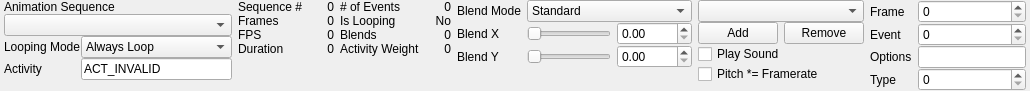
<?xml version="1.0" encoding="UTF-8"?>
<ui version="4.0">
 <class>ui::assets::studiomodel::StudioModelSequencesPanel</class>
 <widget class="QWidget" name="ui::assets::studiomodel::StudioModelSequencesPanel">
  <property name="geometry">
   <rect>
    <x>0</x>
    <y>0</y>
    <width>925</width>
    <height>80</height>
   </rect>
  </property>
  <property name="windowTitle">
   <string>Form</string>
  </property>
  <layout class="QHBoxLayout" name="horizontalLayout">
   <property name="spacing">
    <number>6</number>
   </property>
   <property name="sizeConstraint">
    <enum>QLayout::SetFixedSize</enum>
   </property>
   <property name="leftMargin">
    <number>4</number>
   </property>
   <property name="topMargin">
    <number>0</number>
   </property>
   <property name="rightMargin">
    <number>4</number>
   </property>
   <property name="bottomMargin">
    <number>0</number>
   </property>
   <item>
    <widget class="QWidget" name="widget" native="true">
     <layout class="QGridLayout" name="gridLayout_2">
      <property name="leftMargin">
       <number>0</number>
      </property>
      <property name="topMargin">
       <number>0</number>
      </property>
      <property name="rightMargin">
       <number>0</number>
      </property>
      <property name="bottomMargin">
       <number>0</number>
      </property>
      <property name="spacing">
       <number>0</number>
      </property>
      <item row="0" column="0" colspan="2">
       <widget class="QLabel" name="label">
        <property name="text">
         <string>Animation Sequence</string>
        </property>
       </widget>
      </item>
      <item row="4" column="0" colspan="2">
       <spacer name="verticalSpacer_2">
        <property name="orientation">
         <enum>Qt::Vertical</enum>
        </property>
        <property name="sizeHint" stdset="0">
         <size>
          <width>20</width>
          <height>0</height>
         </size>
        </property>
       </spacer>
      </item>
      <item row="1" column="0" colspan="2">
       <widget class="QComboBox" name="SequenceComboBox">
        <property name="sizePolicy">
         <sizepolicy hsizetype="Preferred" vsizetype="Fixed">
          <horstretch>0</horstretch>
          <verstretch>0</verstretch>
         </sizepolicy>
        </property>
        <property name="minimumSize">
         <size>
          <width>0</width>
          <height>0</height>
         </size>
        </property>
        <property name="maximumSize">
         <size>
          <width>16777215</width>
          <height>16777215</height>
         </size>
        </property>
       </widget>
      </item>
      <item row="2" column="0">
       <widget class="QLabel" name="label_2">
        <property name="sizePolicy">
         <sizepolicy hsizetype="Fixed" vsizetype="Preferred">
          <horstretch>0</horstretch>
          <verstretch>0</verstretch>
         </sizepolicy>
        </property>
        <property name="text">
         <string>Looping Mode</string>
        </property>
       </widget>
      </item>
      <item row="2" column="1">
       <widget class="QComboBox" name="LoopingModeComboBox">
        <item>
         <property name="text">
          <string>Always Loop</string>
         </property>
        </item>
        <item>
         <property name="text">
          <string>Never Loop</string>
         </property>
        </item>
        <item>
         <property name="text">
          <string>Use Sequence Setting</string>
         </property>
        </item>
       </widget>
      </item>
      <item row="3" column="0">
       <widget class="QLabel" name="label_12">
        <property name="sizePolicy">
         <sizepolicy hsizetype="Fixed" vsizetype="Preferred">
          <horstretch>0</horstretch>
          <verstretch>0</verstretch>
         </sizepolicy>
        </property>
        <property name="text">
         <string>Activity</string>
        </property>
       </widget>
      </item>
      <item row="3" column="1">
       <widget class="QLineEdit" name="ActivityName">
        <property name="sizePolicy">
         <sizepolicy hsizetype="Preferred" vsizetype="Fixed">
          <horstretch>0</horstretch>
          <verstretch>0</verstretch>
         </sizepolicy>
        </property>
        <property name="minimumSize">
         <size>
          <width>0</width>
          <height>0</height>
         </size>
        </property>
        <property name="text">
         <string>ACT_INVALID</string>
        </property>
        <property name="readOnly">
         <bool>true</bool>
        </property>
       </widget>
      </item>
     </layout>
    </widget>
   </item>
   <item>
    <layout class="QGridLayout" name="gridLayout">
     <property name="leftMargin">
      <number>0</number>
     </property>
     <property name="verticalSpacing">
      <number>0</number>
     </property>
     <item row="2" column="1">
      <widget class="QLabel" name="FPSLabel">
       <property name="minimumSize">
        <size>
         <width>25</width>
         <height>0</height>
        </size>
       </property>
       <property name="text">
        <string>0</string>
       </property>
       <property name="alignment">
        <set>Qt::AlignRight|Qt::AlignTrailing|Qt::AlignVCenter</set>
       </property>
      </widget>
     </item>
     <item row="1" column="0">
      <widget class="QLabel" name="label_6">
       <property name="sizePolicy">
        <sizepolicy hsizetype="Fixed" vsizetype="Preferred">
         <horstretch>0</horstretch>
         <verstretch>0</verstretch>
        </sizepolicy>
       </property>
       <property name="text">
        <string>Frames</string>
       </property>
      </widget>
     </item>
     <item row="0" column="1">
      <widget class="QLabel" name="SequenceLabel">
       <property name="minimumSize">
        <size>
         <width>25</width>
         <height>0</height>
        </size>
       </property>
       <property name="text">
        <string>0</string>
       </property>
       <property name="alignment">
        <set>Qt::AlignRight|Qt::AlignTrailing|Qt::AlignVCenter</set>
       </property>
      </widget>
     </item>
     <item row="0" column="0">
      <widget class="QLabel" name="label_5">
       <property name="sizePolicy">
        <sizepolicy hsizetype="Fixed" vsizetype="Preferred">
         <horstretch>0</horstretch>
         <verstretch>0</verstretch>
        </sizepolicy>
       </property>
       <property name="text">
        <string>Sequence #</string>
       </property>
      </widget>
     </item>
     <item row="1" column="1">
      <widget class="QLabel" name="FrameCountLabel">
       <property name="minimumSize">
        <size>
         <width>25</width>
         <height>0</height>
        </size>
       </property>
       <property name="text">
        <string>0</string>
       </property>
       <property name="alignment">
        <set>Qt::AlignRight|Qt::AlignTrailing|Qt::AlignVCenter</set>
       </property>
      </widget>
     </item>
     <item row="2" column="0">
      <widget class="QLabel" name="label_7">
       <property name="sizePolicy">
        <sizepolicy hsizetype="Fixed" vsizetype="Preferred">
         <horstretch>0</horstretch>
         <verstretch>0</verstretch>
        </sizepolicy>
       </property>
       <property name="text">
        <string>FPS</string>
       </property>
      </widget>
     </item>
     <item row="4" column="0" colspan="2">
      <spacer name="verticalSpacer">
       <property name="orientation">
        <enum>Qt::Vertical</enum>
       </property>
       <property name="sizeHint" stdset="0">
        <size>
         <width>20</width>
         <height>0</height>
        </size>
       </property>
      </spacer>
     </item>
     <item row="3" column="0">
      <widget class="QLabel" name="label_8">
       <property name="sizePolicy">
        <sizepolicy hsizetype="Fixed" vsizetype="Preferred">
         <horstretch>0</horstretch>
         <verstretch>0</verstretch>
        </sizepolicy>
       </property>
       <property name="text">
        <string>Duration</string>
       </property>
      </widget>
     </item>
     <item row="3" column="1">
      <widget class="QLabel" name="DurationLabel">
       <property name="minimumSize">
        <size>
         <width>25</width>
         <height>0</height>
        </size>
       </property>
       <property name="text">
        <string>0</string>
       </property>
       <property name="alignment">
        <set>Qt::AlignRight|Qt::AlignTrailing|Qt::AlignVCenter</set>
       </property>
      </widget>
     </item>
    </layout>
   </item>
   <item>
    <layout class="QGridLayout" name="gridLayout_6">
     <property name="leftMargin">
      <number>0</number>
     </property>
     <property name="verticalSpacing">
      <number>0</number>
     </property>
     <item row="0" column="0">
      <widget class="QLabel" name="label_10">
       <property name="sizePolicy">
        <sizepolicy hsizetype="Fixed" vsizetype="Preferred">
         <horstretch>0</horstretch>
         <verstretch>0</verstretch>
        </sizepolicy>
       </property>
       <property name="text">
        <string># of Events</string>
       </property>
      </widget>
     </item>
     <item row="1" column="0">
      <widget class="QLabel" name="label_11">
       <property name="sizePolicy">
        <sizepolicy hsizetype="Fixed" vsizetype="Preferred">
         <horstretch>0</horstretch>
         <verstretch>0</verstretch>
        </sizepolicy>
       </property>
       <property name="text">
        <string>Is Looping</string>
       </property>
      </widget>
     </item>
     <item row="1" column="1">
      <widget class="QLabel" name="IsLoopingLabel">
       <property name="minimumSize">
        <size>
         <width>25</width>
         <height>0</height>
        </size>
       </property>
       <property name="text">
        <string>No</string>
       </property>
       <property name="alignment">
        <set>Qt::AlignRight|Qt::AlignTrailing|Qt::AlignVCenter</set>
       </property>
      </widget>
     </item>
     <item row="0" column="1">
      <widget class="QLabel" name="EventCountLabel">
       <property name="minimumSize">
        <size>
         <width>25</width>
         <height>0</height>
        </size>
       </property>
       <property name="text">
        <string>0</string>
       </property>
       <property name="alignment">
        <set>Qt::AlignRight|Qt::AlignTrailing|Qt::AlignVCenter</set>
       </property>
      </widget>
     </item>
     <item row="2" column="1">
      <widget class="QLabel" name="BlendCountLabel">
       <property name="minimumSize">
        <size>
         <width>25</width>
         <height>0</height>
        </size>
       </property>
       <property name="text">
        <string>0</string>
       </property>
       <property name="alignment">
        <set>Qt::AlignRight|Qt::AlignTrailing|Qt::AlignVCenter</set>
       </property>
      </widget>
     </item>
     <item row="3" column="0">
      <widget class="QLabel" name="label_13">
       <property name="sizePolicy">
        <sizepolicy hsizetype="Fixed" vsizetype="Preferred">
         <horstretch>0</horstretch>
         <verstretch>0</verstretch>
        </sizepolicy>
       </property>
       <property name="text">
        <string>Activity Weight</string>
       </property>
      </widget>
     </item>
     <item row="3" column="1">
      <widget class="QLabel" name="ActivityWeightLabel">
       <property name="minimumSize">
        <size>
         <width>25</width>
         <height>0</height>
        </size>
       </property>
       <property name="text">
        <string>0</string>
       </property>
       <property name="alignment">
        <set>Qt::AlignRight|Qt::AlignTrailing|Qt::AlignVCenter</set>
       </property>
      </widget>
     </item>
     <item row="2" column="0">
      <widget class="QLabel" name="label_9">
       <property name="sizePolicy">
        <sizepolicy hsizetype="Fixed" vsizetype="Preferred">
         <horstretch>0</horstretch>
         <verstretch>0</verstretch>
        </sizepolicy>
       </property>
       <property name="text">
        <string>Blends</string>
       </property>
      </widget>
     </item>
     <item row="4" column="0" colspan="2">
      <spacer name="verticalSpacer_5">
       <property name="orientation">
        <enum>Qt::Vertical</enum>
       </property>
       <property name="sizeHint" stdset="0">
        <size>
         <width>20</width>
         <height>0</height>
        </size>
       </property>
      </spacer>
     </item>
    </layout>
   </item>
   <item>
    <layout class="QGridLayout" name="gridLayout_8">
     <property name="leftMargin">
      <number>0</number>
     </property>
     <property name="verticalSpacing">
      <number>0</number>
     </property>
     <item row="0" column="0">
      <widget class="QLabel" name="label_16">
       <property name="sizePolicy">
        <sizepolicy hsizetype="Fixed" vsizetype="Preferred">
         <horstretch>0</horstretch>
         <verstretch>0</verstretch>
        </sizepolicy>
       </property>
       <property name="text">
        <string>Blend Mode</string>
       </property>
      </widget>
     </item>
     <item row="2" column="2">
      <widget class="QDoubleSpinBox" name="BlendYSpinner">
       <property name="sizePolicy">
        <sizepolicy hsizetype="Fixed" vsizetype="Fixed">
         <horstretch>0</horstretch>
         <verstretch>0</verstretch>
        </sizepolicy>
       </property>
       <property name="minimumSize">
        <size>
         <width>75</width>
         <height>0</height>
        </size>
       </property>
       <property name="maximumSize">
        <size>
         <width>75</width>
         <height>16777215</height>
        </size>
       </property>
      </widget>
     </item>
     <item row="3" column="0">
      <spacer name="verticalSpacer_7">
       <property name="orientation">
        <enum>Qt::Vertical</enum>
       </property>
       <property name="sizeHint" stdset="0">
        <size>
         <width>20</width>
         <height>0</height>
        </size>
       </property>
      </spacer>
     </item>
     <item row="1" column="2">
      <widget class="QDoubleSpinBox" name="BlendXSpinner">
       <property name="sizePolicy">
        <sizepolicy hsizetype="Fixed" vsizetype="Fixed">
         <horstretch>0</horstretch>
         <verstretch>0</verstretch>
        </sizepolicy>
       </property>
       <property name="minimumSize">
        <size>
         <width>75</width>
         <height>0</height>
        </size>
       </property>
       <property name="maximumSize">
        <size>
         <width>75</width>
         <height>16777215</height>
        </size>
       </property>
      </widget>
     </item>
     <item row="1" column="1">
      <widget class="QSlider" name="BlendXSlider">
       <property name="sizePolicy">
        <sizepolicy hsizetype="Preferred" vsizetype="Fixed">
         <horstretch>0</horstretch>
         <verstretch>0</verstretch>
        </sizepolicy>
       </property>
       <property name="minimumSize">
        <size>
         <width>50</width>
         <height>0</height>
        </size>
       </property>
       <property name="maximumSize">
        <size>
         <width>16777215</width>
         <height>16777215</height>
        </size>
       </property>
       <property name="orientation">
        <enum>Qt::Horizontal</enum>
       </property>
      </widget>
     </item>
     <item row="2" column="0">
      <widget class="QLabel" name="label_4">
       <property name="sizePolicy">
        <sizepolicy hsizetype="Fixed" vsizetype="Preferred">
         <horstretch>0</horstretch>
         <verstretch>0</verstretch>
        </sizepolicy>
       </property>
       <property name="text">
        <string>Blend Y</string>
       </property>
      </widget>
     </item>
     <item row="1" column="0">
      <widget class="QLabel" name="label_3">
       <property name="sizePolicy">
        <sizepolicy hsizetype="Fixed" vsizetype="Preferred">
         <horstretch>0</horstretch>
         <verstretch>0</verstretch>
        </sizepolicy>
       </property>
       <property name="text">
        <string>Blend X</string>
       </property>
      </widget>
     </item>
     <item row="0" column="1" colspan="2">
      <widget class="QComboBox" name="BlendMode">
       <item>
        <property name="text">
         <string>Standard</string>
        </property>
       </item>
       <item>
        <property name="text">
         <string>Counter-Strike</string>
        </property>
       </item>
      </widget>
     </item>
     <item row="2" column="1">
      <widget class="QSlider" name="BlendYSlider">
       <property name="sizePolicy">
        <sizepolicy hsizetype="Preferred" vsizetype="Fixed">
         <horstretch>0</horstretch>
         <verstretch>0</verstretch>
        </sizepolicy>
       </property>
       <property name="minimumSize">
        <size>
         <width>50</width>
         <height>0</height>
        </size>
       </property>
       <property name="maximumSize">
        <size>
         <width>16777215</width>
         <height>16777215</height>
        </size>
       </property>
       <property name="orientation">
        <enum>Qt::Horizontal</enum>
       </property>
      </widget>
     </item>
    </layout>
   </item>
   <item>
    <widget class="QWidget" name="EventsWidget" native="true">
     <layout class="QGridLayout" name="gridLayout_3">
      <property name="leftMargin">
       <number>0</number>
      </property>
      <property name="topMargin">
       <number>0</number>
      </property>
      <property name="rightMargin">
       <number>0</number>
      </property>
      <property name="bottomMargin">
       <number>0</number>
      </property>
      <property name="verticalSpacing">
       <number>0</number>
      </property>
      <item row="3" column="0" colspan="2">
       <widget class="QCheckBox" name="PitchFramerateAmplitude">
        <property name="text">
         <string>Pitch *= Framerate</string>
        </property>
       </widget>
      </item>
      <item row="1" column="1">
       <widget class="QPushButton" name="RemoveEvent">
        <property name="sizePolicy">
         <sizepolicy hsizetype="Preferred" vsizetype="Fixed">
          <horstretch>0</horstretch>
          <verstretch>0</verstretch>
         </sizepolicy>
        </property>
        <property name="text">
         <string>Remove</string>
        </property>
       </widget>
      </item>
      <item row="1" column="0">
       <widget class="QPushButton" name="AddEvent">
        <property name="sizePolicy">
         <sizepolicy hsizetype="Preferred" vsizetype="Fixed">
          <horstretch>0</horstretch>
          <verstretch>0</verstretch>
         </sizepolicy>
        </property>
        <property name="text">
         <string>Add</string>
        </property>
       </widget>
      </item>
      <item row="0" column="0" colspan="2">
       <widget class="QComboBox" name="EventsComboBox"/>
      </item>
      <item row="2" column="0" colspan="2">
       <widget class="QCheckBox" name="PlaySound">
        <property name="text">
         <string>Play Sound</string>
        </property>
       </widget>
      </item>
      <item row="4" column="0" colspan="2">
       <spacer name="verticalSpacer_3">
        <property name="orientation">
         <enum>Qt::Vertical</enum>
        </property>
        <property name="sizeHint" stdset="0">
         <size>
          <width>20</width>
          <height>0</height>
         </size>
        </property>
       </spacer>
      </item>
     </layout>
    </widget>
   </item>
   <item>
    <widget class="QWidget" name="EventDataWidget" native="true">
     <property name="sizePolicy">
      <sizepolicy hsizetype="Preferred" vsizetype="Preferred">
       <horstretch>0</horstretch>
       <verstretch>0</verstretch>
      </sizepolicy>
     </property>
     <property name="minimumSize">
      <size>
       <width>0</width>
       <height>0</height>
      </size>
     </property>
     <layout class="QGridLayout" name="gridLayout_5">
      <property name="leftMargin">
       <number>0</number>
      </property>
      <property name="topMargin">
       <number>0</number>
      </property>
      <property name="rightMargin">
       <number>0</number>
      </property>
      <property name="bottomMargin">
       <number>0</number>
      </property>
      <property name="verticalSpacing">
       <number>0</number>
      </property>
      <item row="3" column="0">
       <widget class="QLabel" name="label_20">
        <property name="text">
         <string>Type</string>
        </property>
       </widget>
      </item>
      <item row="2" column="1">
       <widget class="QLineEdit" name="EventOptions">
        <property name="sizePolicy">
         <sizepolicy hsizetype="Expanding" vsizetype="Fixed">
          <horstretch>0</horstretch>
          <verstretch>0</verstretch>
         </sizepolicy>
        </property>
        <property name="minimumSize">
         <size>
          <width>100</width>
          <height>0</height>
         </size>
        </property>
        <property name="maximumSize">
         <size>
          <width>16777215</width>
          <height>16777215</height>
         </size>
        </property>
        <property name="text">
         <string/>
        </property>
        <property name="maxLength">
         <number>63</number>
        </property>
       </widget>
      </item>
      <item row="0" column="0">
       <widget class="QLabel" name="label_15">
        <property name="text">
         <string>Frame</string>
        </property>
       </widget>
      </item>
      <item row="1" column="0">
       <widget class="QLabel" name="label_18">
        <property name="text">
         <string>Event</string>
        </property>
       </widget>
      </item>
      <item row="1" column="1">
       <widget class="QSpinBox" name="EventId">
        <property name="sizePolicy">
         <sizepolicy hsizetype="Preferred" vsizetype="Fixed">
          <horstretch>0</horstretch>
          <verstretch>0</verstretch>
         </sizepolicy>
        </property>
       </widget>
      </item>
      <item row="2" column="0">
       <widget class="QLabel" name="label_19">
        <property name="text">
         <string>Options</string>
        </property>
       </widget>
      </item>
      <item row="3" column="1">
       <widget class="QSpinBox" name="EventType">
        <property name="sizePolicy">
         <sizepolicy hsizetype="Preferred" vsizetype="Fixed">
          <horstretch>0</horstretch>
          <verstretch>0</verstretch>
         </sizepolicy>
        </property>
       </widget>
      </item>
      <item row="0" column="1">
       <widget class="QSpinBox" name="EventFrameIndex">
        <property name="sizePolicy">
         <sizepolicy hsizetype="Preferred" vsizetype="Fixed">
          <horstretch>0</horstretch>
          <verstretch>0</verstretch>
         </sizepolicy>
        </property>
       </widget>
      </item>
      <item row="4" column="0" colspan="2">
       <spacer name="verticalSpacer_10">
        <property name="orientation">
         <enum>Qt::Vertical</enum>
        </property>
        <property name="sizeHint" stdset="0">
         <size>
          <width>20</width>
          <height>0</height>
         </size>
        </property>
       </spacer>
      </item>
     </layout>
    </widget>
   </item>
  </layout>
 </widget>
 <resources/>
 <connections/>
</ui>
